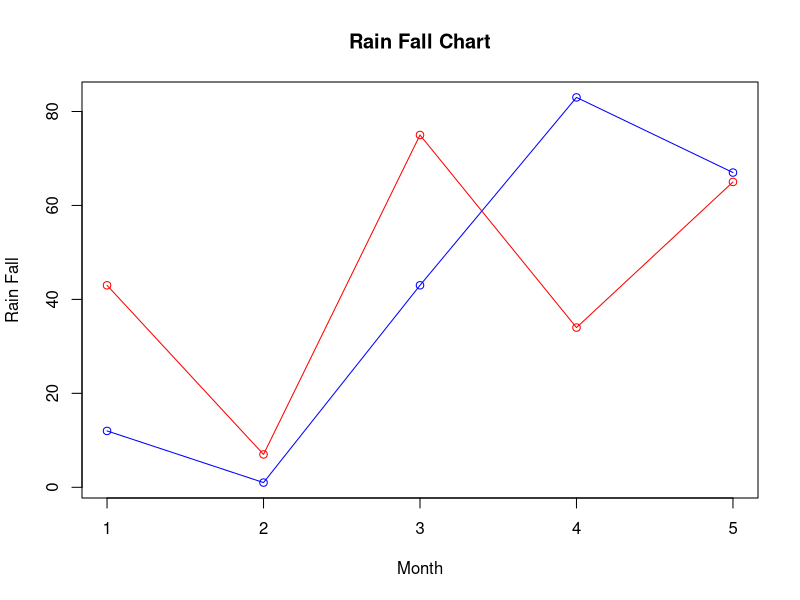

Source code (R):
v <- c(12,1,43,83,67)
t <- c(43,7,75,34,65)
plot(v,type = "o",col = "blue",xlab = "Month",ylab = "Rain Fall",main = "Rain Fall Chart")
lines(t,type = "o",col="red")
